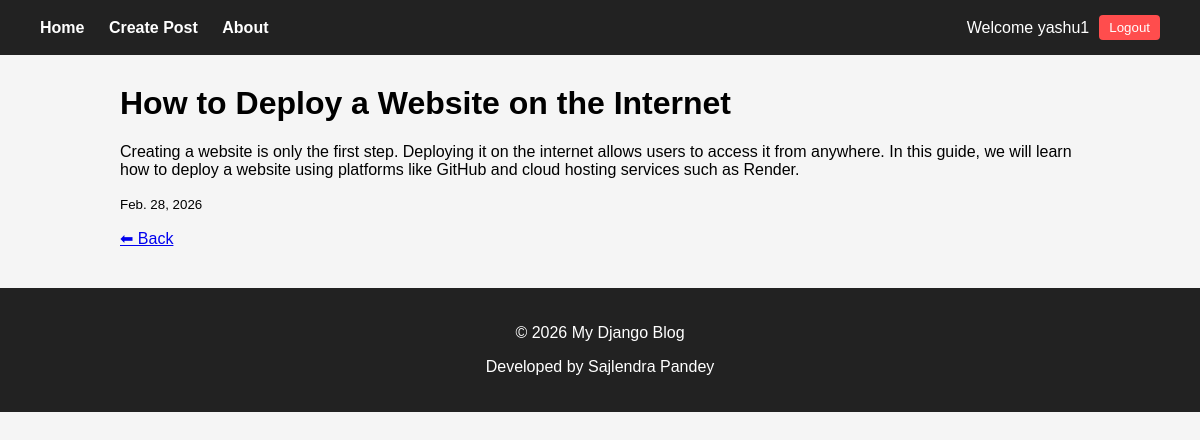
/post/5/ (signed in), run on the app's committed database.
### home/models.py (models this page shows, shortened)
class Post(models.Model):
    Title=models.CharField(max_length=50)
    Description=models.TextField()
    Image=models.ImageField(upload_to='posts/',null=True, blank=True,max_length=255)
    Created_at=models.DateField(auto_now_add=True)
    user=models.ForeignKey(User,on_delete=models.CASCADE,null=True)

### home/views.py (the view)
# urls.py: path('post/<int:id>/',views.post_details,name='post_details'),
def post_details(request,id):
    post=get_object_or_404(Post,id=id)
    return render(request,"post_details.html",{'post':post})

### home/templates/post_details.html
{% extends 'base.html' %}
{% block content %}
<h1>{{ post.Title }}</h1>
<p>{{ post.Description }}</p>
<p><small>{{ post.Created_at }}</small></p>
<a href="/">⬅ Back</a>
{% endblock %}

### home/templates/base.html (shortened to what this page needs)
{% load static %}
<!DOCTYPE html>
<html>
<head>
</head>
<body>
<div class="navbar">
<div class="nav-left">
<a href="{% url 'index' %}">Home</a>
<a href="{% url 'create_post' %}">Create Post</a>
<a href="{% url 'about' %}">About</a>
</div>
<div class="nav-right">
{% if user.is_authenticated %}
<span>Welcome {{ user.username }}</span>
<form action="{% url 'logout' %}" method="POST" style="display:inline;">
<button class="logout-btn" type="submit">Logout</button>
</form>
{% else %}
<a href="{% url 'login' %}">Login</a>
<a href="{% url 'register' %}">Register</a>
{% endif %}
</div>
</div>
<div class="container">
{% block content %}
{% endblock %}
</div>
<div class="footer">
<p>© 2026 My Django Blog</p>
<p>Developed by Sajlendra Pandey</p>
</div>
</body>
</html>

### home/templates/base.html (style rules this page uses)
body { font-family: Arial, sans-serif; margin:0; background:#f5f5f5; }
.navbar { background:#222; color:white; padding:15px 40px; display:flex; justify-content:space-between; align-items:center; }
.nav-left a { color:white; margin-right:20px; text-decoration:none; font-weight:bold; }
.nav-right { display:flex; align-items:center; }
.logout-btn { background:#ff4d4d; border:none; color:white; padding:5px 10px; border-radius:4px; cursor:pointer; margin-left:10px; }
.container { width:80%; margin:auto; margin-top:30px; }
.footer { margin-top:40px; padding:20px; text-align:center; background:#222; color:white; }

### data on the page
Post: Title "How to Deploy a Website on the Internet", Description "Creating a website is only the first step. Deploying it on the internet allows users to access it from anywhere. In this guide, we will learn how to deploy a website using platforms like GitHub and cloud hosting services such as Render.", Created_at "Feb. 28, 2026"

### other printed values
{{ user.username }} "yashu1"
